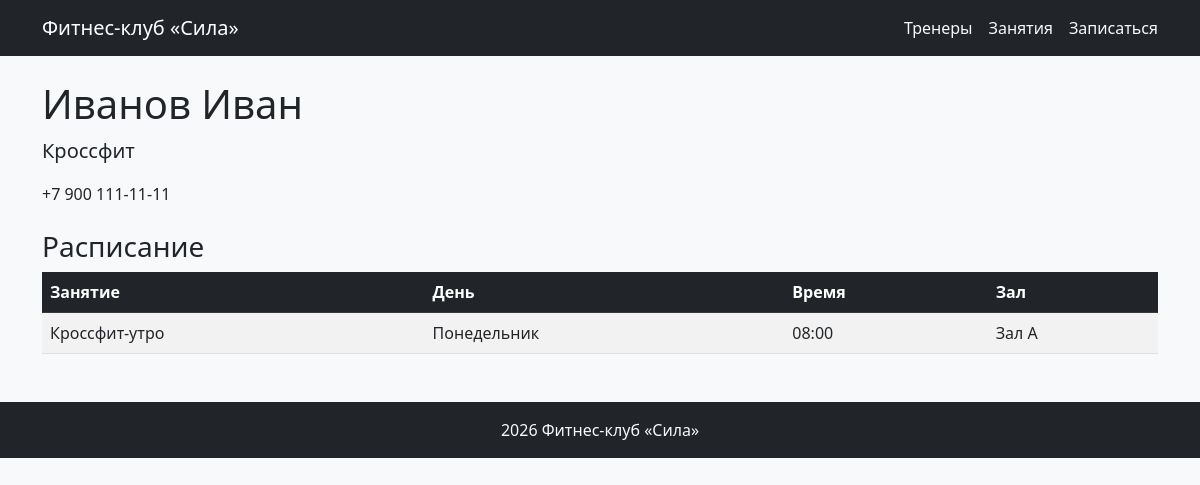
The page /trainers/4/ on the database its author committed.
### club/models.py (models this page shows, shortened)
class Trainer(models.Model):
    full_name = models.CharField('ФИО', max_length=200)
    specialization = models.CharField('Специализация', max_length=200)
    phone = models.CharField('Телефон', max_length=30)
    class Meta:
        verbose_name = 'Тренер'
        verbose_name_plural = 'Тренеры'
        ordering = ['full_name']

class Class(models.Model):
    DAY_CHOICES = [
        ('mon', 'Понедельник'),
        ('tue', 'Вторник'),
        ('wed', 'Среда'),
        ('thu', 'Четверг'),
        ('fri', 'Пятница'),
        ('sat', 'Суббота'),
        ('sun', 'Воскресенье'),
    ]
    name = models.CharField('Название', max_length=200)
    trainer = models.ForeignKey(
        Trainer,
        on_delete=models.CASCADE,
        related_name='classes',
        verbose_name='Тренер',
    )
    day_of_week = models.CharField('Дни недели', max_length=3, choices=DAY_CHOICES)
    time = models.TimeField('Время')
    room = models.CharField('Зал', max_length=50)
    clients = models.ManyToManyField(
        Client,
        blank=True,
        related_name='classes',
        verbose_name='Записанные клиенты',
    )
    class Meta:
        verbose_name='Занятие'
        verbose_name_plural='Занятия'
        ordering = ['day_of_week', 'time']

### club/views.py (the view)
# urls.py: path('trainers/<int:pk>/', TrainerDetailView.as_view(), name='trainer_detail'),
class TrainerDetailView(DetailView):
    model = Trainer
    template_name = 'club/trainer_detail.html'
    context_object_name = 'trainer'
    def get_queryset(self):
        return Trainer.objects.prefetch_related('classes')

### templates/club/trainer_detail.html (shortened to what this page needs)
{% extends 'base.html' %}
{% block content %}
<h1>{{ trainer.full_name }}</h1>
<p class="lead">{{ trainer.specialization }}</p>
<p> {{ trainer.phone }}</p>
<h3 class="mt-4">Расписание</h3>
<table class="table table-striped">
    <thead class="table-dark">
        <tr><th>Занятие</th><th>День</th><th>Время</th><th>Зал</th></tr>
    </thead>
    <tbody>
        {% for cls in trainer.classes.all %}
            <tr>
                <td>{{ cls.name }}</td>
                <td>{{ cls.get_day_of_week_display }}</td>
                <td>{{ cls.time|time:"H:i" }}</td>
                <td>{{ cls.room }}</td>
            </tr>
        {% empty %}
            <tr><td colspan="4">Занятий нет.</td></tr>
        {% endfor %}
    </tbody>
</table>
{% endblock %}

### rows shown on the page
Trainer: full_name "Иванов Иван", specialization "Кроссфит", phone "+7 900 111-11-11"
Class: name "Кроссфит-утро", day_of_week "Понедельник", time "08:00", room "Зал А"
